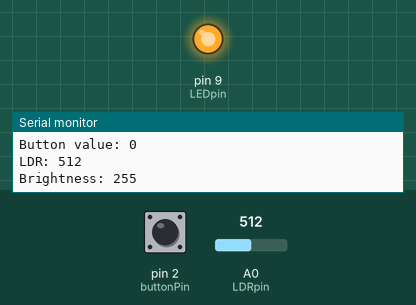
Recording of a sketch running on a simulated Arduino Uno, built with avr-gcc and run on an emulated ATmega328P. Shown: output pins drawn as LEDs (lit = HIGH), the last lines printed to the serial monitor. The test bench sets the inputs (shaded band); at power-on: A0 (LDRpin) = 512, pin 2 (buttonPin) LOW.

Above: at 1.2 s.
1.3 s: A0 (LDRpin) set to 983
2.8 s: A0 (LDRpin) set to 1016
At 3.5 s:
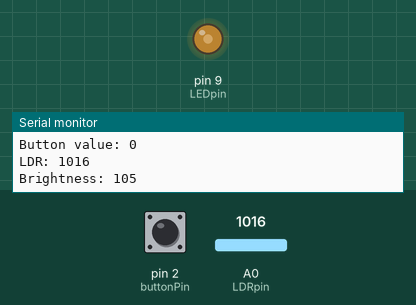
4.4 s: pin 2 (buttonPin) pulled HIGH for 0.15 s
At 5.2 s:
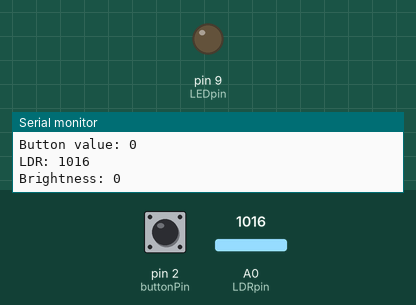
6.0 s: pin 2 (buttonPin) pulled HIGH for 1 s
At 7.0 s:
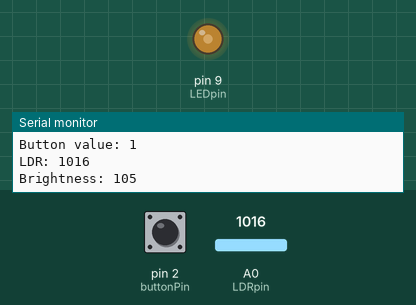
8.5 s: pin 2 (buttonPin) pulled HIGH for 3.2 s
At 9.6 s:
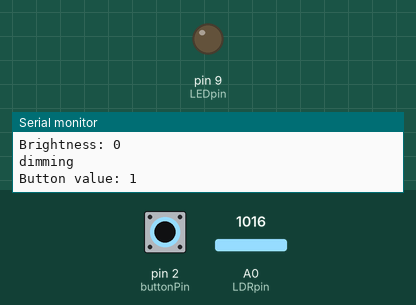
13.2 s: A0 (LDRpin) set to 990
At 34.7 s:
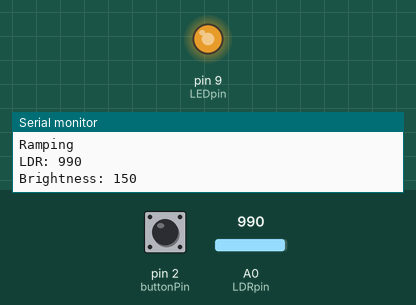
Timing chart, 0 to 35.0 s (numbered marks = the images above; inputs shaded):
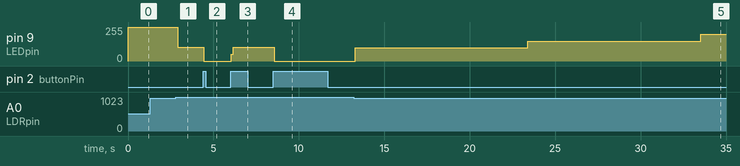

Measured:
- the behaviour switches between 1000 and 1001 on A0 (LDRpin) (found by bisection; images 0 and 1)
- after the input at 2.8 s, pin 9 (LEDpin): 255/255 → 105/255 after 0.12 s
- after the input at 4.4 s, pin 9 (LEDpin): 105/255 → 0/255 at once
- after the input at 6.0 s, pin 9 (LEDpin): 0/255 → 50/255 after 0.05 s, → 105/255 0.10 s later
- after the input at 8.5 s, pin 9 (LEDpin): 105/255 → 0/255 after 0.07 s
- after the input at 13.2 s, pin 9 (LEDpin): 0/255 → 100/255 after 0.11 s, → 150/255 10.1 s later, → 200/255 10.1 s later

The sketch:

controller.ino
```cpp
#define LDRpin A0 // pin where we connected the LDR and the resistor
#define LEDpin 9
#define off 0
#define dim 50
#define full 255
// LED Vars
byte brightness = full;

// Dimming
bool dimmed = false;

// Ramping
byte ramp = dim;

// Sensor Vars
int LDRValue = 0;     // result of reading the analog pin

// Button Vars
int buttonPin = 2;
int buttonState = 0;
bool pressed = false;

void setup() {
  Serial.begin(9600); // sets serial port for communication
  pinMode(LEDpin, OUTPUT);

}

void loop() {
  // Collect all sensor information
  LDRValue = analogRead(LDRpin); // read the value from the LDR
  buttonState = digitalRead(buttonPin);
  Serial.print("Button value: ");
  Serial.print(buttonState);
  Serial.print("\n");
  if (buttonState == HIGH and not pressed) {
    brightness = cycle(brightness);
    pressed = true;
  }
  else if (buttonState == LOW and pressed) {
    pressed = false;
  }
  analogWrite(LEDpin, brightness);

  // Display debug info
  info();

  delay(100);
  // Decision tree
  // Higher LDRValue == Brighter Environment
  dimming();
}


byte cycle(byte b) {
  if (b <= full and b > dim ) {
    b = off;

  } else if (b <= dim and b > 0 ) {
    b = full;

  } else if (b == 0) {
    b = dim;
  }
  return b;
}

void dimming() {
  if (LDRValue > 1000){
      Serial.println("dimming");
      if (brightness != 0) {
        brightness = 105;
      }
      analogWrite(LEDpin, brightness); // dims
      dimmed = true;
  } else if (dimmed) {
    ramp = rampUp(ramp);
    brightness = ramp; // MIGHT BE WRONG
  } // else {
   // analogWrite(ledPin, brightness);
 // }

}

byte rampUp(byte r){
  Serial.println("Ramping");
  info();
  if (r == 255) {
    dimmed = false;
    return ;
  } else {
    if ((r + 50) > 255) { r = 255; } else { r += 50; }
    analogWrite(LEDpin, r);
    delay(10000);
    return r;
  }
}

void info(){
  Serial.print("LDR: ");
  Serial.print(LDRValue);
  Serial.print('\n');
  Serial.print("Brightness: ");
  Serial.print(brightness);
  Serial.print('\n');
}
```
